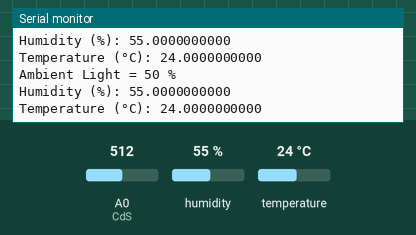
Recording of a sketch running on a simulated Arduino Uno, built with avr-gcc and run on an emulated ATmega328P. Parts: the last lines printed to the serial monitor. The inputs (shaded band) are chosen by the test bench; at power-on: humidity 55 %, A0 (CdS) = 512, temperature 24 °C.

Above: at 2.9 s.
3.0 s: humidity set to 22 %
At 4.6 s:
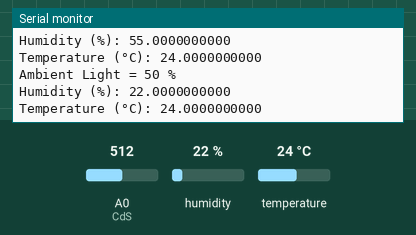
5.7 s: A0 (CdS) set to 716
At 7.0 s:
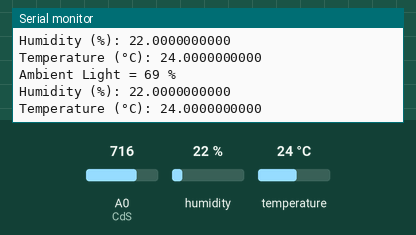
8.4 s: temperature set to 12 °C
At 10.8 s:
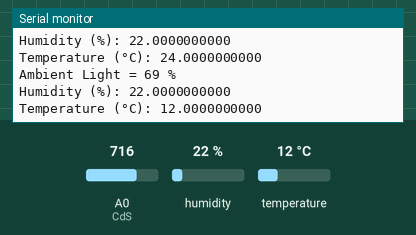
11.1 s: A0 (CdS) set to 900
At 13.4 s:
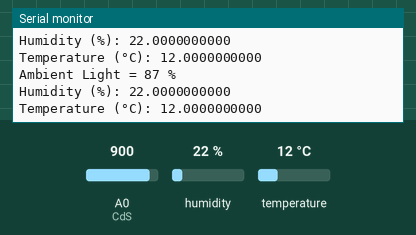
13.8 s: humidity set to 40 %
At 14.7 s:
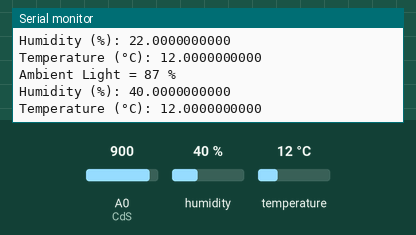
Timing chart, 0 to 16.8 s (numbered marks = the images above; inputs shaded):
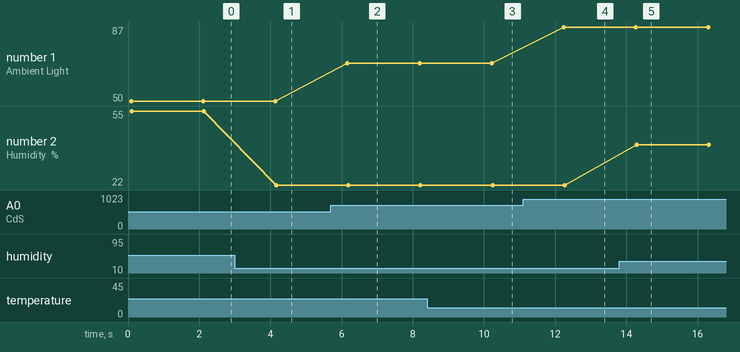

The sketch:

CdS_DHT11.ino
```cpp
/*
  Name: CdS_DHT11
  Date: 8/5/14
  Author: Will Streyer

  Description: Uses a CdS photoresistor to determine light level.
  CdS is paired with resistor, R1, as shown below.

  SCHEMATIC of CdS Light Sensor
  ====================================
  | +5 |----(CdS)----{R1}----|> GND  |
  |           ^^   |______|          |
  |           ||  Analog Input       |
  |           hv                     |
  |                                  |
  |          R1 = 33k Ohm            |
  ====================================
  -Analog input is sent to serial output.

  -Additionally, a DHT11 digital temperature and humidity sensor is attached to pin 2

  The temperature, humidity, and light level is written to the serial port and displayed on the serial monitor
 */

//Include the dht11 code
#include <dht11.h>

//initialize an instance of the dht11 entity
dht11 DHT11;

//Set pin numbers for CdS light sensor
const int CdS = A0;

//Initialize values to read and display dht11 data
int sensorValue = 0;        // value read from the pot
int outputValue = 0;        // value output to the PWM (analog out)

void setup()
{
  //Open serial port
  Serial.begin(9600);
  Serial.print("CdS Photoresistor Light Sensor and");
  Serial.println("DHT11 Digital Humidity and Temperature Sensor");

  //Connect dht11 to digital pin 2
  DHT11.attach(2);
}

void loop()
{
  Serial.println("\n");

  // read the analog in light sensor value:
  sensorValue = analogRead(CdS);

  // map it to a percent value:
  outputValue = map(sensorValue, 0, 1023, 0, 100);

  // print the ambient light level
  Serial.print("Ambient Light = " );
  Serial.print(outputValue);
  Serial.println(" %" );

  //Read DHT11 Output
  DHT11.read();

  //Print the humidity
  Serial.print("Humidity (%): ");
  Serial.println((float)DHT11.humidity, DEC);

  //Print the temperature
  Serial.print("Temperature (°C): ");
  Serial.println((float)DHT11.temperature, DEC);

  //Update after 2 seconds
  delay(2000);
}
```

Measured:
- after the input at 3.0 s, the serial monitor: prints a new line after 1.2 s (image 1)
- after the input at 5.7 s, the serial monitor: prints a new line after 0.46 s (image 2)
- after the input at 8.4 s, the serial monitor: prints a new line after 1.9 s (image 3)
- after the input at 11.1 s, the serial monitor: prints a new line after 1.1 s (image 4)
- after the input at 13.8 s, the serial monitor: prints a new line after 0.49 s (image 5)
- plotted number 1: 50 → 69 after the input at 5.7 s, 69 → 87 after the input at 11.1 s
- plotted number 2: 55 → 22 after the input at 3.0 s, 22 → 40 after the input at 13.8 s
